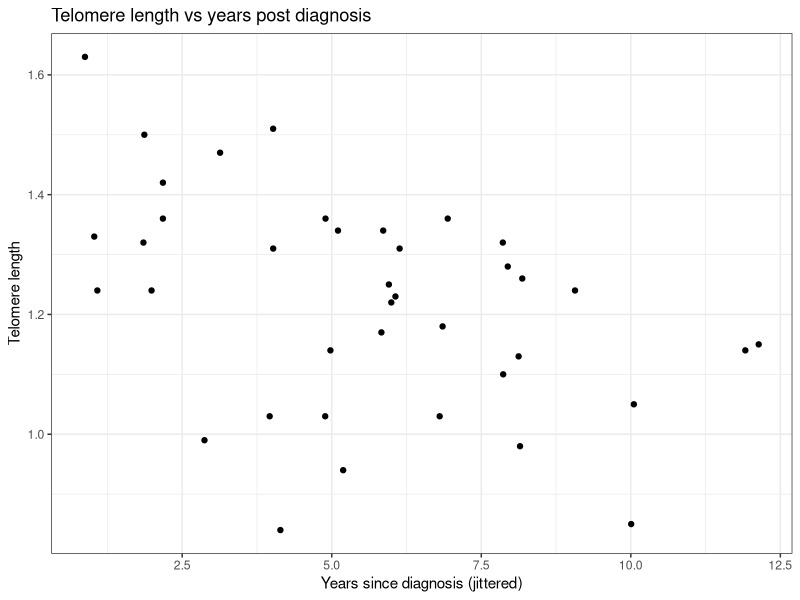
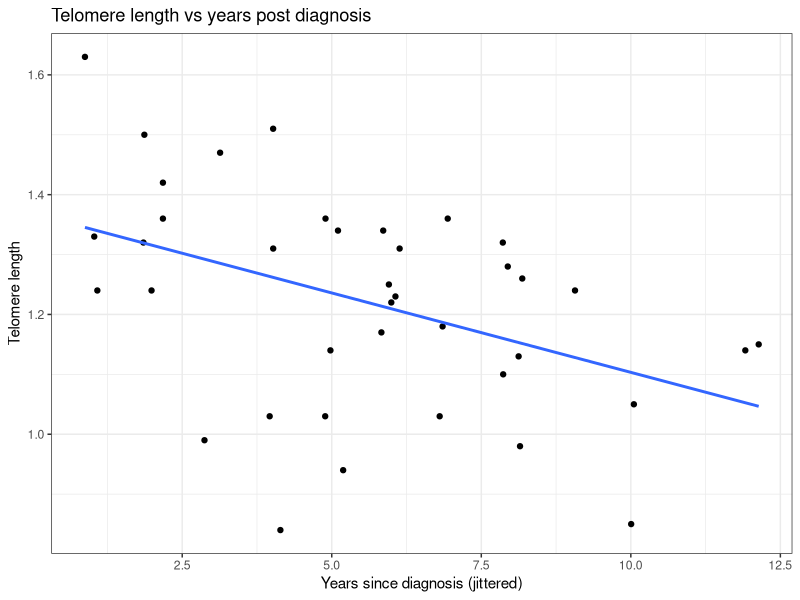
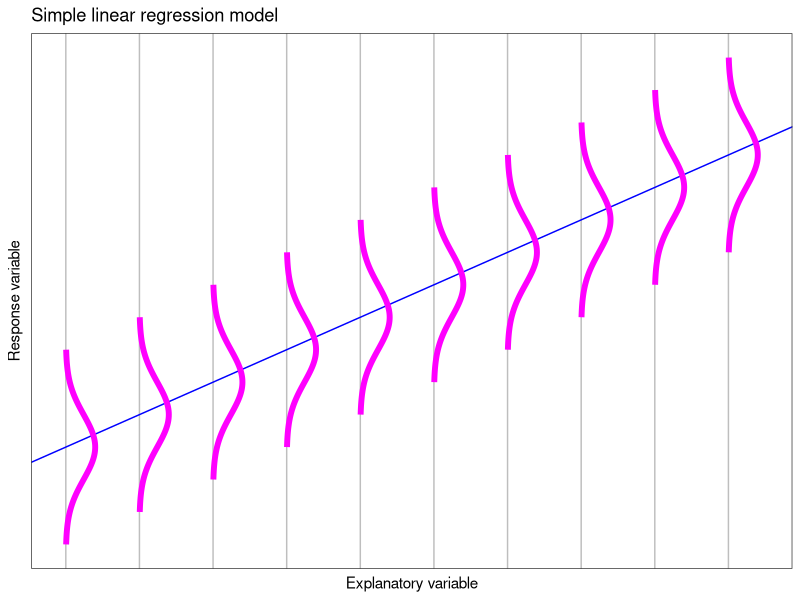
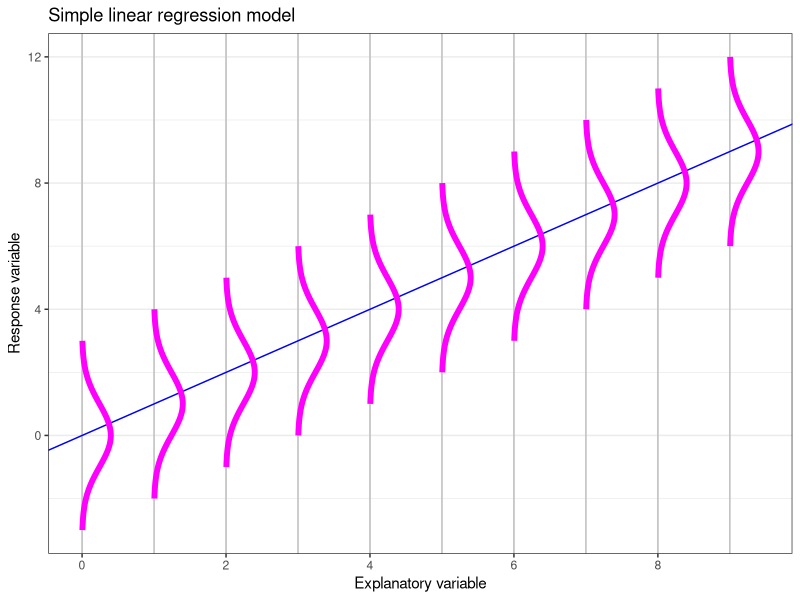
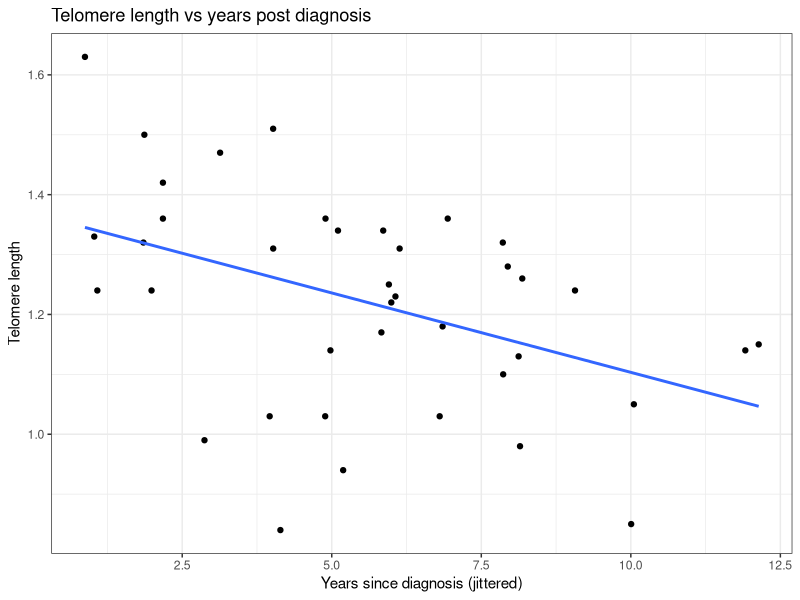
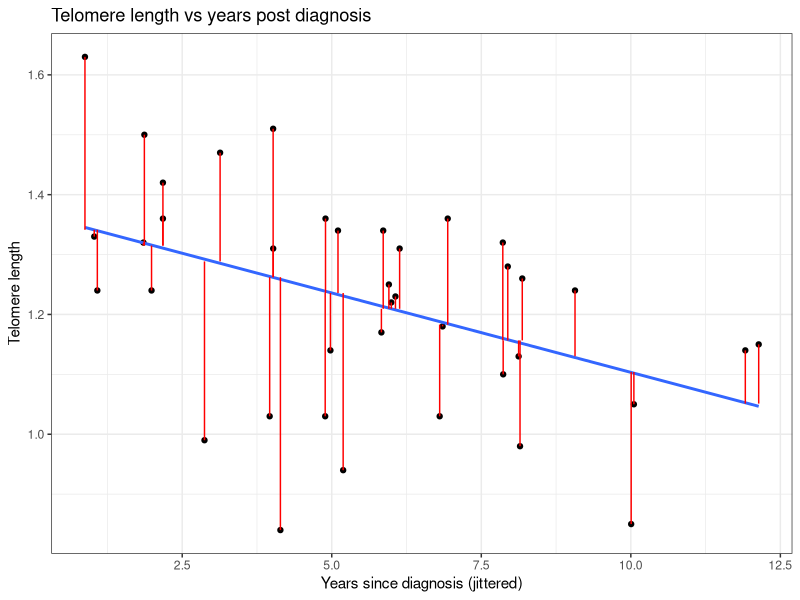

The R source for these figures, in order:
## ----libraries, message=FALSE, warning=FALSE, echo=FALSE--------------------------------------------------------------
library("tidyverse")
library("scales")


## ----set_seed, echo=FALSE---------------------------------------------------------------------------------------------
set.seed(2)


## ----telomere_data, echo=FALSE----------------------------------------------------------------------------------------
# From `abd` package
Telomeres <- structure(list(years = c(1L, 1L, 1L, 2L, 2L, 2L, 2L, 3L, 2L, 
4L, 4L, 5L, 5L, 3L, 4L, 4L, 5L, 5L, 5L, 6L, 6L, 6L, 6L, 6L, 7L, 
6L, 8L, 8L, 8L, 7L, 7L, 8L, 8L, 8L, 10L, 10L, 12L, 12L, 9L), 
    telomere.length = c(1.63, 1.24, 1.33, 1.5, 1.42, 1.36, 1.32, 
    1.47, 1.24, 1.51, 1.31, 1.36, 1.34, 0.99, 1.03, 0.84, 0.94, 
    1.03, 1.14, 1.17, 1.23, 1.25, 1.31, 1.34, 1.36, 1.22, 1.32, 
    1.28, 1.26, 1.18, 1.03, 1.1, 1.13, 0.98, 0.85, 1.05, 1.15, 
    1.14, 1.24)), .Names = c("years", "telomere.length"), class = "data.frame", row.names = c(NA, 
-39L)) %>%
  dplyr::mutate(jittered_years = jitter(years)) # used for plotting


## ----telomere_plot, dependson="telomere_data", echo=FALSE-------------------------------------------------------------
g = ggplot(Telomeres, aes(x=jittered_years, y=telomere.length)) + 
  geom_point() + 
  labs(title = "Telomere length vs years post diagnosis",
       x = "Years since diagnosis (jittered)", y = "Telomere length") + 
  theme_bw()

g


## ----telomere_plot_with_regression_line, dependson="telomere_plot", echo=FALSE----------------------------------------
g = g + geom_smooth(method='lm', se=FALSE)  
g


## ----slr_viz, echo = FALSE--------------------------------------------------------------------------------------------
xx = 0:9
d = expand.grid(mean = xx,
                x = seq(-3, 3, length = 101)) %>%
  dplyr::mutate(y = mean + dnorm(x),
                x = mean + x)

slr_viz = ggplot(d, aes(x=x, y=y, group = mean)) + 
  geom_hline(yintercept = xx, color = "gray") +
  geom_abline(intercept = 0, slope = 1, color = "blue") + 
  geom_line(color = "magenta", size = 2) + 
  coord_flip() +
  labs(title = "Simple linear regression model",
       x = "Response variable",
       y = "Explanatory variable") +
  theme_bw() 

slr_viz +
  theme(axis.text.x=element_blank(),
        axis.ticks.x=element_blank(),
        axis.text.y=element_blank(),
        axis.ticks.y=element_blank(),
        panel.grid.major = element_blank(),
        panel.grid.minor = element_blank())


## ----echo=FALSE, dependson = "slr_viz"--------------------------------------------------------------------------------
slr_viz + 
  scale_y_continuous(breaks = scales::pretty_breaks())


## ----dependson="telomere_plot_with_regression_line", echo=FALSE-------------------------------------------------------
g


## ----residual_plot, dependson="telomere_plot_with_regression_line", echo=FALSE----------------------------------------
m <- lm(telomere.length ~ years, data = Telomeres)
residuals =  Telomeres %>%
  mutate(predict = predict(m),
         residuals = residuals(m))

g +  geom_segment(aes(xend = jittered_years, yend = predict), 
                  data = residuals, color = "red") 


## ----hand_calculations, dependson="telomere_data", echo=TRUE----------------------------------------------------------
n    = nrow(Telomeres)
Xbar = mean(Telomeres$years)
Ybar = mean(Telomeres$telomere.length)
s_X  = sd(Telomeres$years)
s_Y  = sd(Telomeres$telomere.length)
r_XY = cor(Telomeres$telomere.length, Telomeres$years)

SXX = (n-1)*s_X^2
SYY = (n-1)*s_Y^2
SXY = (n-1)*s_X*s_Y*r_XY

beta1 = SXY/SXX
beta0 = Ybar - beta1 * Xbar

R2  = r_XY^2
SSE = SYY*(1-R2)

sigma2 = SSE/(n-2)
sigma  = sqrt(sigma2)

SE_beta0 = sigma*sqrt(1/n + Xbar^2/((n-1)*s_X^2))
SE_beta1 = sigma*sqrt(           1/((n-1)*s_X^2))


## ----pvalues_and_CIs, dependson="hand_calculations", echo=TRUE--------------------------------------------------------
# 95% CI for beta0
beta0 + c(-1,1)*qt(.975, df = n-2) * SE_beta0

# 95% CI for beta1
beta1 + c(-1,1)*qt(.975, df = n-2) * SE_beta1

# pvalue for H0: beta0 >= 0 and P(beta0<0|y)
pt(beta0/SE_beta0, df = n-2)

# pvalue for H1: beta1 >= 0 and P(beta1<0|y)
pt(beta1/SE_beta1, df = n-2)


## ----regression_in_r, dependson="telomere_data", echo=TRUE------------------------------------------------------------
m = lm(telomere.length ~ years, Telomeres)
summary(m)
confint(m)
